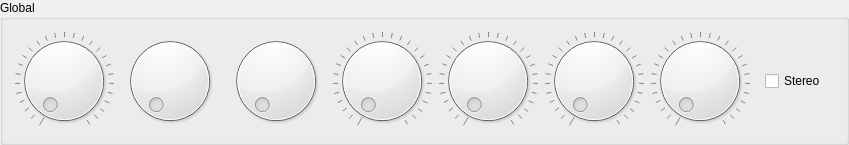
    <widget class="GroupBox" name="amplitudeEnvelope_2">
     <property name="title">
      <string>Global</string>
     </property>
     <layout class="QHBoxLayout" name="horizontalLayout_2">
      <item>
       <widget class="Dial" name="mastervolume">
        <property name="maximum">
         <number>127</number>
        </property>
        <property name="pageStep">
         <number>32</number>
        </property>
        <property name="wrapping">
         <bool>false</bool>
        </property>
        <property name="notchTarget">
         <double>4.699999999999999</double>
        </property>
        <property name="notchesVisible">
         <bool>true</bool>
        </property>
        <property name="controlId" stdset="0">
         <string>volume</string>
        </property>
       </widget>
      </item>
      <item>
       <widget class="Dial" name="a_dt_14">
        <property name="sizePolicy">
         <sizepolicy hsizetype="Preferred" vsizetype="Preferred">
          <horstretch>0</horstretch>
          <verstretch>0</verstretch>
         </sizepolicy>
        </property>
        <property name="controlId" stdset="0">
         <string>VSns</string>
        </property>
       </widget>
      </item>
      <item>
       <widget class="Dial" name="a_dt_15">
        <property name="sizePolicy">
         <sizepolicy hsizetype="Preferred" vsizetype="Preferred">
          <horstretch>0</horstretch>
          <verstretch>0</verstretch>
         </sizepolicy>
        </property>
        <property name="controlId" stdset="0">
         <string>Pan</string>
        </property>
       </widget>
      </item>
      <item>
       <widget class="Dial" name="mastervolume_16">
        <property name="maximum">
         <number>127</number>
        </property>
        <property name="pageStep">
         <number>32</number>
        </property>
        <property name="wrapping">
         <bool>false</bool>
        </property>
        <property name="notchTarget">
         <double>4.699999999999999</double>
        </property>
        <property name="notchesVisible">
         <bool>true</bool>
        </property>
        <property name="controlId" stdset="0">
         <string>punch_strength</string>
        </property>
       </widget>
      </item>
      <item>
       <widget class="Dial" name="mastervolume_17">
        <property name="maximum">
         <number>127</number>
        </property>
        <property name="pageStep">
         <number>32</number>
        </property>
        <property name="wrapping">
         <bool>false</bool>
        </property>
        <property name="notchTarget">
         <double>4.699999999999999</double>
        </property>
        <property name="notchesVisible">
         <bool>true</bool>
        </property>
        <property name="controlId" stdset="0">
         <string>punch_time</string>
        </property>
       </widget>
      </item>
      <item>
       <widget class="Dial" name="mastervolume_18">
        <property name="maximum">
         <number>127</number>
        </property>
        <property name="pageStep">
         <number>32</number>
        </property>
        <property name="wrapping">
         <bool>false</bool>
        </property>
        <property name="notchTarget">
         <double>4.699999999999999</double>
        </property>
        <property name="notchesVisible">
         <bool>true</bool>
        </property>
        <property name="controlId" stdset="0">
         <string>punch_stretch</string>
        </property>
       </widget>
      </item>
      <item>
       <widget class="Dial" name="mastervolume_19">
        <property name="maximum">
         <number>127</number>
        </property>
        <property name="pageStep">
         <number>32</number>
        </property>
        <property name="wrapping">
         <bool>false</bool>
        </property>
        <property name="notchTarget">
         <double>4.699999999999999</double>
        </property>
        <property name="notchesVisible">
         <bool>true</bool>
        </property>
        <property name="controlId" stdset="0">
         <string>punch_velocity_sensing</string>
        </property>
       </widget>
      </item>
      <item>
       <widget class="QWidget" name="widget" native="true">
        <layout class="QVBoxLayout" name="verticalLayout_5">
         <item>
          <widget class="CheckBox" name="checkBox_2">
           <property name="text">
            <string>Stereo</string>
           </property>
           <property name="controlId" stdset="0">
            <string>stereo</string>
           </property>
          </widget>
         </item>
        </layout>
       </widget>
      </item>
     </layout>
    </widget>
